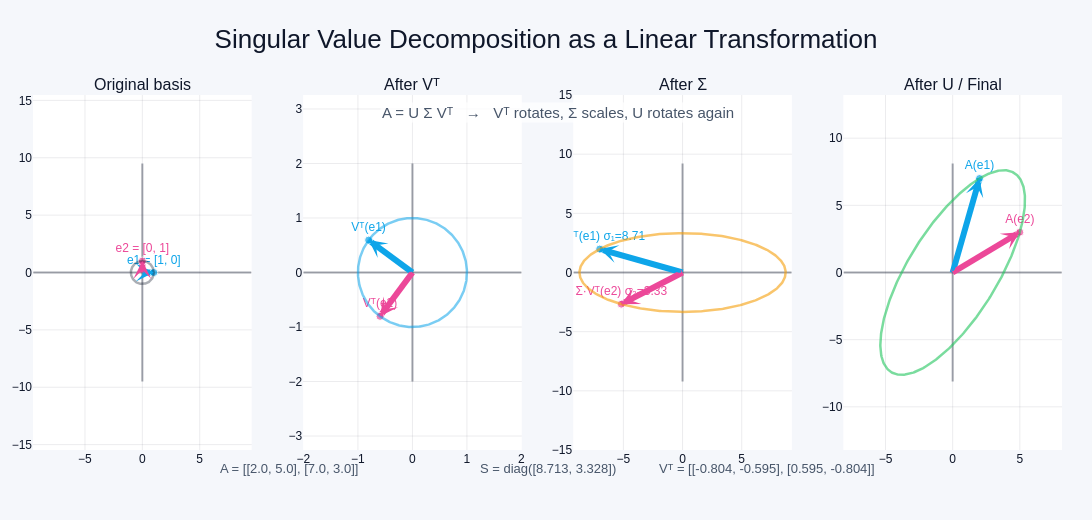

Write notebook code for a chart like this one.
### Code cell
import numpy as np
import plotly.graph_objects as go
from plotly.subplots import make_subplots

# -----------------------------
# Input matrix
# -----------------------------
A = np.array([
    [2.0, 5.0],
    [7.0, 3.0]
])

# SVD
U, S, Vh = np.linalg.svd(A)
Sigma = np.diag(S)

# Matrix pieces
V = Vh.T

# Standard basis
e1 = np.array([1.0, 0.0])
e2 = np.array([0.0, 1.0])

# Stepwise transforms
# 1) after Vh
v1 = Vh @ e1
v2 = Vh @ e2

# 2) after Sigma
s1 = Sigma @ v1
s2 = Sigma @ v2

# 3) after U
u1 = U @ s1
u2 = U @ s2

# Full action on basis
a1 = A @ e1
a2 = A @ e2

# Unit circle
t = np.linspace(0, 2*np.pi, 400)
circle = np.vstack([np.cos(t), np.sin(t)])
circle_v = Vh @ circle
circle_s = Sigma @ circle_v
circle_u = U @ circle_s
circle_a = A @ circle

# -----------------------------
# Style
# -----------------------------
bg = "#f5f7fb"
panel = "#ffffff"
grid = "rgba(15,23,42,0.08)"
axis = "rgba(15,23,42,0.38)"
text = "#0f172a"
muted = "#475569"
blue = "#0ea5e9"
pink = "#ec4899"
green = "#22c55e"
amber = "#f59e0b"

fig = make_subplots(
    rows=1, cols=4,
    subplot_titles=(
        "Original basis",
        "After Vᵀ",
        "After Σ",
        "After U / Final"
    ),
    horizontal_spacing=0.05
)

def add_axes(row, col, lim=9.5):
    fig.add_trace(go.Scatter(
        x=[-lim, lim], y=[0, 0],
        mode="lines",
        line=dict(color=axis, width=2),
        hoverinfo="skip",
        showlegend=False
    ), row=row, col=col)
    fig.add_trace(go.Scatter(
        x=[0, 0], y=[-lim, lim],
        mode="lines",
        line=dict(color=axis, width=2),
        hoverinfo="skip",
        showlegend=False
    ), row=row, col=col)

def add_vec(vec, color, label, row, col, textpos="top center"):
    x, y = vec
    fig.add_trace(go.Scatter(
        x=[0, x], y=[0, y],
        mode="lines+markers+text",
        line=dict(color=color, width=6),
        marker=dict(size=[0, 8], color=color),
        text=["", label],
        textposition=textpos,
        textfont=dict(size=12, color=color),
        hoverinfo="text",
        showlegend=False
    ), row=row, col=col)

    xref = "x" if col == 1 else f"x{col}"
    yref = "y" if col == 1 else f"y{col}"
    fig.add_annotation(
        x=x, y=y, ax=0, ay=0,
        xref=xref, yref=yref,
        axref=xref, ayref=yref,
        text="",
        showarrow=True,
        arrowhead=3,
        arrowsize=1.2,
        arrowwidth=2.5,
        arrowcolor=color
    )

def add_circle(curve, color, row, col, name):
    fig.add_trace(go.Scatter(
        x=curve[0], y=curve[1],
        mode="lines",
        line=dict(color=color, width=2.5, dash="solid"),
        hoverinfo="skip",
        showlegend=False,
        name=name
    ), row=row, col=col)

# -----------------------------
# Panel 1: original
# -----------------------------
add_axes(1, 1, lim=9.5)
add_vec(e1, blue, "e1 = [1, 0]", 1, 1)
add_vec(e2, pink, "e2 = [0, 1]", 1, 1)
add_circle(circle, "rgba(15,23,42,0.35)", 1, 1, "unit circle")

# -----------------------------
# Panel 2: after Vh
# -----------------------------
add_axes(1, 2, lim=2.0)
add_vec(v1, blue, "Vᵀ(e1)", 1, 2)
add_vec(v2, pink, "Vᵀ(e2)", 1, 2)
add_circle(circle_v, "rgba(14,165,233,0.55)", 1, 2, "rotated circle")

# -----------------------------
# Panel 3: after Sigma
# -----------------------------
lim3 = max(np.max(np.abs(circle_s[0])), np.max(np.abs(circle_s[1])), 1.0) + 0.5
add_axes(1, 3, lim=lim3)
add_vec(s1, blue, f"Σ·Vᵀ(e1)\nσ₁={S[0]:.2f}", 1, 3)
add_vec(s2, pink, f"Σ·Vᵀ(e2)\nσ₂={S[1]:.2f}", 1, 3)
add_circle(circle_s, "rgba(245,158,11,0.60)", 1, 3, "stretched ellipse")

# -----------------------------
# Panel 4: after U / final
# -----------------------------
lim4 = max(np.max(np.abs(circle_a[0])), np.max(np.abs(circle_a[1])), 1.0) + 0.5
add_axes(1, 4, lim=lim4)
add_vec(a1, blue, "A(e1)", 1, 4)
add_vec(a2, pink, "A(e2)", 1, 4)
add_circle(circle_a, "rgba(34,197,94,0.60)", 1, 4, "final ellipse")

# Optional: show U-step basis vectors too
fig.add_annotation(
    x=0.51, y=0.98,
    xref="paper", yref="paper",
    text="A = U Σ Vᵀ   →   Vᵀ rotates, Σ scales, U rotates again",
    showarrow=False,
    font=dict(size=15, color=muted),
    bgcolor="rgba(255,255,255,0.75)"
)

fig.add_annotation(
    x=0.18, y=-0.08,
    xref="paper", yref="paper",
    text=f"A = {A.tolist()}",
    showarrow=False,
    font=dict(size=13, color=muted)
)

fig.add_annotation(
    x=0.5, y=-0.08,
    xref="paper", yref="paper",
    text=f"S = diag({S.round(3).tolist()})",
    showarrow=False,
    font=dict(size=13, color=muted)
)

fig.add_annotation(
    x=0.82, y=-0.08,
    xref="paper", yref="paper",
    text=f"Vᵀ = {np.round(Vh, 3).tolist()}",
    showarrow=False,
    font=dict(size=13, color=muted)
)

fig.update_layout(
    title=dict(
        text="Singular Value Decomposition as a Linear Transformation",
        x=0.5,
        font=dict(size=26, color=text)
    ),
    paper_bgcolor=bg,
    plot_bgcolor=panel,
    width=1800,
    height=520,
    margin=dict(l=30, r=30, t=95, b=70),
    font=dict(family="Arial", color=text),
    showlegend=False
)

# Axis formatting
for c in [1, 2, 3, 4]:
    lim = 9.5 if c == 1 else None
    fig.update_xaxes(
        row=1, col=c,
        showgrid=True,
        gridcolor=grid,
        zeroline=False,
        color=text
    )
    fig.update_yaxes(
        row=1, col=c,
        showgrid=True,
        gridcolor=grid,
        zeroline=False,
        color=text,
        scaleanchor=f"x{c}" if c > 1 else "x",
        scaleratio=1
    )

# Set ranges manually
fig.update_xaxes(range=[-9.5, 9.5], row=1, col=1)
fig.update_yaxes(range=[-9.5, 9.5], row=1, col=1)

lim2 = 2.0
fig.update_xaxes(range=[-lim2, lim2], row=1, col=2)
fig.update_yaxes(range=[-lim2, lim2], row=1, col=2)

lim3 = lim3
fig.update_xaxes(range=[-lim3, lim3], row=1, col=3)
fig.update_yaxes(range=[-lim3, lim3], row=1, col=3)

lim4 = lim4
fig.update_xaxes(range=[-lim4, lim4], row=1, col=4)
fig.update_yaxes(range=[-lim4, lim4], row=1, col=4)

fig.show()

### Figure 1 — Plotly figure (JSON) as saved in the notebook; plotly's stock layout.template omitted (floating-point values rounded to 4 significant figures; data arrays with more than 128 entries replaced by an {"elided": "..."} marker saying what was removed)
{"data": [{"hoverinfo": "skip", "line": {"color": "rgba(15,23,42,0.38)", "width": 2}, "mode": "lines", "showlegend": false, "type": "scatter", "x": [-9.5, 9.5], "xaxis": "x", "y": [0, 0], "yaxis": "y"}, {"hoverinfo": "skip", "line": {"color": "rgba(15,23,42,0.38)", "width": 2}, "mode": "lines", "showlegend": false, "type": "scatter", "x": [0, 0], "xaxis": "x", "y": [-9.5, 9.5], "yaxis": "y"}, {"hoverinfo": "text", "line": {"color": "#0ea5e9", "width": 6}, "marker": {"color": "#0ea5e9", "size": [0, 8]}, "mode": "lines+markers+text", "showlegend": false, "text": ["", "e1 = [1, 0]"], "textfont": {"color": "#0ea5e9", "size": 12}, "textposition": "top center", "type": "scatter", "x": [0, 1], "xaxis": "x", "y": [0, 0], "yaxis": "y"}, {"hoverinfo": "text", "line": {"color": "#ec4899", "width": 6}, "marker": {"color": "#ec4899", "size": [0, 8]}, "mode": "lines+markers+text", "showlegend": false, "text": ["", "e2 = [0, 1]"], "textfont": {"color": "#ec4899", "size": 12}, "textposition": "top center", "type": "scatter", "x": [0, 0], "xaxis": "x", "y": [0, 1], "yaxis": "y"}, {"hoverinfo": "skip", "line": {"color": "rgba(15,23,42,0.35)", "dash": "solid", "width": 2.5}, "mode": "lines", "name": "unit circle", "showlegend": false, "type": "scatter", "x": {"elided": "400 float values"}, "xaxis": "x", "y": {"elided": "400 float values"}, "yaxis": "y"}, {"hoverinfo": "skip", "line": {"color": "rgba(15,23,42,0.38)", "width": 2}, "mode": "lines", "showlegend": false, "type": "scatter", "x": [-2, 2], "xaxis": "x2", "y": [0, 0], "yaxis": "y2"}, {"hoverinfo": "skip", "line": {"color": "rgba(15,23,42,0.38)", "width": 2}, "mode": "lines", "showlegend": false, "type": "scatter", "x": [0, 0], "xaxis": "x2", "y": [-2, 2], "yaxis": "y2"}, {"hoverinfo": "text", "line": {"color": "#0ea5e9", "width": 6}, "marker": {"color": "#0ea5e9", "size": [0, 8]}, "mode": "lines+markers+text", "showlegend": false, "text": ["", "Vᵀ(e1)"], "textfont": {"color": "#0ea5e9", "size": 12}, "textposition": "top center", "type": "scatter", "x": [0, -0.8041], "xaxis": "x2", "y": [0, 0.5946], "yaxis": "y2"}, {"hoverinfo": "text", "line": {"color": "#ec4899", "width": 6}, "marker": {"color": "#ec4899", "size": [0, 8]}, "mode": "lines+markers+text", "showlegend": false, "text": ["", "Vᵀ(e2)"], "textfont": {"color": "#ec4899", "size": 12}, "textposition": "top center", "type": "scatter", "x": [0, -0.5946], "xaxis": "x2", "y": [0, -0.8041], "yaxis": "y2"}, {"hoverinfo": "skip", "line": {"color": "rgba(14,165,233,0.55)", "dash": "solid", "width": 2.5}, "mode": "lines", "name": "rotated circle", "showlegend": false, "type": "scatter", "x": {"elided": "400 float values"}, "xaxis": "x2", "y": {"elided": "400 float values"}, "yaxis": "y2"}, {"hoverinfo": "skip", "line": {"color": "rgba(15,23,42,0.38)", "width": 2}, "mode": "lines", "showlegend": false, "type": "scatter", "x": [-9.213, 9.213], "xaxis": "x3", "y": [0, 0], "yaxis": "y3"}, {"hoverinfo": "skip", "line": {"color": "rgba(15,23,42,0.38)", "width": 2}, "mode": "lines", "showlegend": false, "type": "scatter", "x": [0, 0], "xaxis": "x3", "y": [-9.213, 9.213], "yaxis": "y3"}, {"hoverinfo": "text", "line": {"color": "#0ea5e9", "width": 6}, "marker": {"color": "#0ea5e9", "size": [0, 8]}, "mode": "lines+markers+text", "showlegend": false, "text": ["", "Σ·Vᵀ(e1)\nσ₁=8.71"], "textfont": {"color": "#0ea5e9", "size": 12}, "textposition": "top center", "type": "scatter", "x": [0, -7.006], "xaxis": "x3", "y": [0, 1.979], "yaxis": "y3"}, {"hoverinfo": "text", "line": {"color": "#ec4899", "width": 6}, "marker": {"color": "#ec4899", "size": [0, 8]}, "mode": "lines+markers+text", "showlegend": false, "text": ["", "Σ·Vᵀ(e2)\nσ₂=3.33"], "textfont": {"color": "#ec4899", "size": 12}, "textposition": "top center", "type": "scatter", "x": [0, -5.181], "xaxis": "x3", "y": [0, -2.676], "yaxis": "y3"}, {"hoverinfo": "skip", "line": {"color": "rgba(245,158,11,0.60)", "dash": "solid", "width": 2.5}, "mode": "lines", "name": "stretched ellipse", "showlegend": false, "type": "scatter", "x": {"elided": "400 float values"}, "xaxis": "x3", "y": {"elided": "400 float values"}, "yaxis": "y3"}, {"hoverinfo": "skip", "line": {"color": "rgba(15,23,42,0.38)", "width": 2}, "mode": "lines", "showlegend": false, "type": "scatter", "x": [-8.116, 8.116], "xaxis": "x4", "y": [0, 0], "yaxis": "y4"}, {"hoverinfo": "skip", "line": {"color": "rgba(15,23,42,0.38)", "width": 2}, "mode": "lines", "showlegend": false, "type": "scatter", "x": [0, 0], "xaxis": "x4", "y": [-8.116, 8.116], "yaxis": "y4"}, {"hoverinfo": "text", "line": {"color": "#0ea5e9", "width": 6}, "marker": {"color": "#0ea5e9", "size": [0, 8]}, "mode": "lines+markers+text", "showlegend": false, "text": ["", "A(e1)"], "textfont": {"color": "#0ea5e9", "size": 12}, "textposition": "top center", "type": "scatter", "x": [0, 2], "xaxis": "x4", "y": [0, 7], "yaxis": "y4"}, {"hoverinfo": "text", "line": {"color": "#ec4899", "width": 6}, "marker": {"color": "#ec4899", "size": [0, 8]}, "mode": "lines+markers+text", "showlegend": false, "text": ["", "A(e2)"], "textfont": {"color": "#ec4899", "size": 12}, "textposition": "top center", "type": "scatter", "x": [0, 5], "xaxis": "x4", "y": [0, 3], "yaxis": "y4"}, {"hoverinfo": "skip", "line": {"color": "rgba(34,197,94,0.60)", "dash": "solid", "width": 2.5}, "mode": "lines", "name": "final ellipse", "showlegend": false, "type": "scatter", "x": {"elided": "400 float values"}, "xaxis": "x4", "y": {"elided": "400 float values"}, "yaxis": "y4"}], "layout": {"annotations": [{"font": {"size": 16}, "showarrow": false, "text": "Original basis", "x": 0.1062, "xanchor": "center", "xref": "paper", "y": 1, "yanchor": "bottom", "yref": "paper"}, {"font": {"size": 16}, "showarrow": false, "text": "After Vᵀ", "x": 0.3688, "xanchor": "center", "xref": "paper", "y": 1, "yanchor": "bottom", "yref": "paper"}, {"font": {"size": 16}, "showarrow": false, "text": "After Σ", "x": 0.6313, "xanchor": "center", "xref": "paper", "y": 1, "yanchor": "bottom", "yref": "paper"}, {"font": {"size": 16}, "showarrow": false, "text": "After U / Final", "x": 0.8938, "xanchor": "center", "xref": "paper", "y": 1, "yanchor": "bottom", "yref": "paper"}, {"arrowcolor": "#0ea5e9", "arrowhead": 3, "arrowsize": 1.2, "arrowwidth": 2.5, "ax": 0, "axref": "x", "ay": 0, "ayref": "y", "showarrow": true, "text": "", "x": 1, "xref": "x", "y": 0, "yref": "y"}, {"arrowcolor": "#ec4899", "arrowhead": 3, "arrowsize": 1.2, "arrowwidth": 2.5, "ax": 0, "axref": "x", "ay": 0, "ayref": "y", "showarrow": true, "text": "", "x": 0, "xref": "x", "y": 1, "yref": "y"}, {"arrowcolor": "#0ea5e9", "arrowhead": 3, "arrowsize": 1.2, "arrowwidth": 2.5, "ax": 0, "axref": "x2", "ay": 0, "ayref": "y2", "showarrow": true, "text": "", "x": -0.8041, "xref": "x2", "y": 0.5946, "yref": "y2"}, {"arrowcolor": "#ec4899", "arrowhead": 3, "arrowsize": 1.2, "arrowwidth": 2.5, "ax": 0, "axref": "x2", "ay": 0, "ayref": "y2", "showarrow": true, "text": "", "x": -0.5946, "xref": "x2", "y": -0.8041, "yref": "y2"}, {"arrowcolor": "#0ea5e9", "arrowhead": 3, "arrowsize": 1.2, "arrowwidth": 2.5, "ax": 0, "axref": "x3", "ay": 0, "ayref": "y3", "showarrow": true, "text": "", "x": -7.006, "xref": "x3", "y": 1.979, "yref": "y3"}, {"arrowcolor": "#ec4899", "arrowhead": 3, "arrowsize": 1.2, "arrowwidth": 2.5, "ax": 0, "axref": "x3", "ay": 0, "ayref": "y3", "showarrow": true, "text": "", "x": -5.181, "xref": "x3", "y": -2.676, "yref": "y3"}, {"arrowcolor": "#0ea5e9", "arrowhead": 3, "arrowsize": 1.2, "arrowwidth": 2.5, "ax": 0, "axref": "x4", "ay": 0, "ayref": "y4", "showarrow": true, "text": "", "x": 2, "xref": "x4", "y": 7, "yref": "y4"}, {"arrowcolor": "#ec4899", "arrowhead": 3, "arrowsize": 1.2, "arrowwidth": 2.5, "ax": 0, "axref": "x4", "ay": 0, "ayref": "y4", "showarrow": true, "text": "", "x": 5, "xref": "x4", "y": 3, "yref": "y4"}, {"bgcolor": "rgba(255,255,255,0.75)", "font": {"color": "#475569", "size": 15}, "showarrow": false, "text": "A = U Σ Vᵀ   →   Vᵀ rotates, Σ scales, U rotates again", "x": 0.51, "xref": "paper", "y": 0.98, "yref": "paper"}, {"font": {"color": "#475569", "size": 13}, "showarrow": false, "text": "A = [[2.0, 5.0], [7.0, 3.0]]", "x": 0.18, "xref": "paper", "y": -0.08, "yref": "paper"}, {"font": {"color": "#475569", "size": 13}, "showarrow": false, "text": "S = diag([8.713, 3.328])", "x": 0.5, "xref": "paper", "y": -0.08, "yref": "paper"}, {"font": {"color": "#475569", "size": 13}, "showarrow": false, "text": "Vᵀ = [[-0.804, -0.595], [0.595, -0.804]]", "x": 0.82, "xref": "paper", "y": -0.08, "yref": "paper"}], "font": {"color": "#0f172a", "family": "Arial"}, "height": 520, "margin": {"b": 70, "l": 30, "r": 30, "t": 95}, "paper_bgcolor": "#f5f7fb", "plot_bgcolor": "#ffffff", "showlegend": false, "title": {"font": {"color": "#0f172a", "size": 26}, "text": "Singular Value Decomposition as a Linear Transformation", "x": 0.5}, "width": 1800, "xaxis": {"anchor": "y", "color": "#0f172a", "domain": [0, 0.2125], "gridcolor": "rgba(15,23,42,0.08)", "range": [-9.5, 9.5], "showgrid": true, "zeroline": false}, "xaxis2": {"anchor": "y2", "color": "#0f172a", "domain": [0.2625, 0.475], "gridcolor": "rgba(15,23,42,0.08)", "range": [-2, 2], "showgrid": true, "zeroline": false}, "xaxis3": {"anchor": "y3", "color": "#0f172a", "domain": [0.525, 0.7375], "gridcolor": "rgba(15,23,42,0.08)", "range": [-9.213, 9.213], "showgrid": true, "zeroline": false}, "xaxis4": {"anchor": "y4", "color": "#0f172a", "domain": [0.7875, 1], "gridcolor": "rgba(15,23,42,0.08)", "range": [-8.116, 8.116], "showgrid": true, "zeroline": false}, "yaxis": {"anchor": "x", "color": "#0f172a", "domain": [0, 1], "gridcolor": "rgba(15,23,42,0.08)", "range": [-9.5, 9.5], "scaleanchor": "x", "scaleratio": 1, "showgrid": true, "zeroline": false}, "yaxis2": {"anchor": "x2", "color": "#0f172a", "domain": [0, 1], "gridcolor": "rgba(15,23,42,0.08)", "range": [-2, 2], "scaleanchor": "x2", "scaleratio": 1, "showgrid": true, "zeroline": false}, "yaxis3": {"anchor": "x3", "color": "#0f172a", "domain": [0, 1], "gridcolor": "rgba(15,23,42,0.08)", "range": [-9.213, 9.213], "scaleanchor": "x3", "scaleratio": 1, "showgrid": true, "zeroline": false}, "yaxis4": {"anchor": "x4", "color": "#0f172a", "domain": [0, 1], "gridcolor": "rgba(15,23,42,0.08)", "range": [-8.116, 8.116], "scaleanchor": "x4", "scaleratio": 1, "showgrid": true, "zeroline": false}}}
